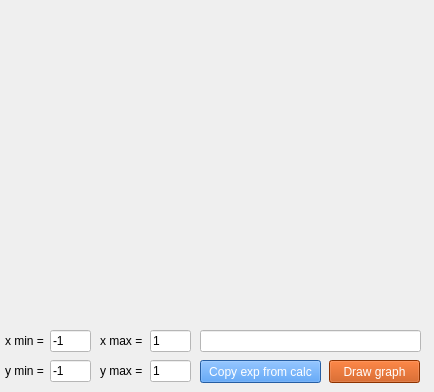
    <widget class="QWidget" name="tab_2">
     <attribute name="title">
      <string>Graph</string>
     </attribute>
     <widget class="QCustomPlot" name="customPlot" native="true">
      <property name="geometry">
       <rect>
        <x>5</x>
        <y>0</y>
        <width>420</width>
        <height>320</height>
       </rect>
      </property>
     </widget>
     <widget class="QLineEdit" name="lineEdit_copy_exp">
      <property name="geometry">
       <rect>
        <x>200</x>
        <y>330</y>
        <width>221</width>
        <height>22</height>
       </rect>
      </property>
      <property name="styleSheet">
       <string notr="true">background-color: rgb(255, 255, 255);
color: black;</string>
      </property>
     </widget>
     <widget class="QPushButton" name="pushButton_draw">
      <property name="geometry">
       <rect>
        <x>329</x>
        <y>360</y>
        <width>91</width>
        <height>23</height>
       </rect>
      </property>
      <property name="styleSheet">
       <string notr="true">background-color: rgb(198, 70, 0);
color: white;</string>
      </property>
      <property name="text">
       <string>Draw graph</string>
      </property>
     </widget>
     <widget class="QPushButton" name="pushButton_copy_exp">
      <property name="geometry">
       <rect>
        <x>200</x>
        <y>360</y>
        <width>121</width>
        <height>23</height>
       </rect>
      </property>
      <property name="styleSheet">
       <string notr="true">background-color: rgb(53, 132, 228);
color: white;</string>
      </property>
      <property name="text">
       <string>Copy exp from calc</string>
      </property>
     </widget>
     <widget class="QLineEdit" name="lineEdit_xmin">
      <property name="geometry">
       <rect>
        <x>50</x>
        <y>330</y>
        <width>41</width>
        <height>22</height>
       </rect>
      </property>
      <property name="styleSheet">
       <string notr="true">background-color: rgb(255, 255, 255);
color: black;</string>
      </property>
      <property name="text">
       <string>-1</string>
      </property>
     </widget>
     <widget class="QLineEdit" name="lineEdit_xmax">
      <property name="geometry">
       <rect>
        <x>150</x>
        <y>330</y>
        <width>41</width>
        <height>22</height>
       </rect>
      </property>
      <property name="styleSheet">
       <string notr="true">background-color: rgb(255, 255, 255);
color: black;</string>
      </property>
      <property name="text">
       <string>1</string>
      </property>
     </widget>
     <widget class="QLabel" name="label_xmin">
      <property name="geometry">
       <rect>
        <x>5</x>
        <y>333</y>
        <width>45</width>
        <height>16</height>
       </rect>
      </property>
      <property name="text">
       <string>x min =</string>
      </property>
     </widget>
     <widget class="QLabel" name="label_xmax">
      <property name="geometry">
       <rect>
        <x>100</x>
        <y>333</y>
        <width>45</width>
        <height>16</height>
       </rect>
      </property>
      <property name="text">
       <string>x max =</string>
      </property>
     </widget>
     <widget class="QLabel" name="label_ymin">
      <property name="geometry">
       <rect>
        <x>5</x>
        <y>363</y>
        <width>45</width>
        <height>16</height>
       </rect>
      </property>
      <property name="text">
       <string>y min =</string>
      </property>
     </widget>
     <widget class="QLineEdit" name="lineEdit_ymax">
      <property name="geometry">
       <rect>
        <x>150</x>
        <y>360</y>
        <width>41</width>
        <height>22</height>
       </rect>
      </property>
      <property name="styleSheet">
       <string notr="true">background-color: rgb(255, 255, 255);
color: black;</string>
      </property>
      <property name="text">
       <string>1</string>
      </property>
     </widget>
     <widget class="QLabel" name="label_ymax">
      <property name="geometry">
       <rect>
        <x>100</x>
        <y>363</y>
        <width>45</width>
        <height>16</height>
       </rect>
      </property>
      <property name="text">
       <string>y max =</string>
      </property>
     </widget>
     <widget class="QLineEdit" name="lineEdit_ymin">
      <property name="geometry">
       <rect>
        <x>50</x>
        <y>360</y>
        <width>41</width>
        <height>22</height>
       </rect>
      </property>
      <property name="styleSheet">
       <string notr="true">background-color: rgb(255, 255, 255);
color: black;</string>
      </property>
      <property name="text">
       <string>-1</string>
      </property>
     </widget>
    </widget>
